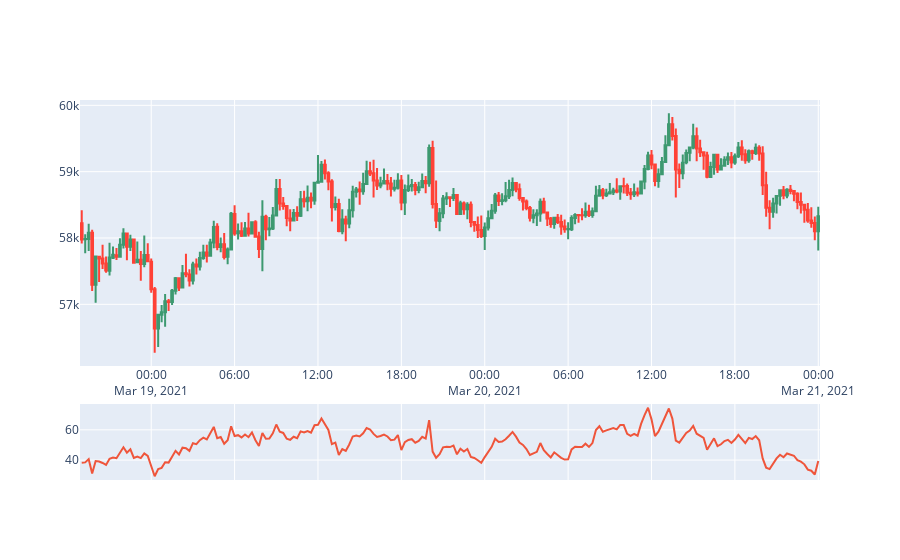

The cell this chart's notebook holds for it:
### Code cell
fig_001 = go.Figure(
    data=[
        go.Candlestick(
            x=t1.index,
            open=t1["Open"],
            high=t1["High"],
            low=t1["Low"],
            close=t1["Close"],
            name="OHLC",
        ),
        go.Scatter(
            x=t1.index, y=t1["RSI"], mode="lines", name="RSI", yaxis="y2"
        ),
        # go.Scatter(
        #     x=t1.index, y=t1["Stoch RSI"], mode="lines", name="RSI", yaxis="y2"
        # ),
    ],
).update_layout(
    yaxis_domain=[0.3, 1],
    yaxis2={"domain": [0, 0.20]},
    xaxis_rangeslider_visible=False,
    showlegend=False,
)
fig_001.show()

### Figure 1 — Plotly figure (JSON) as saved in the notebook; plotly's stock layout.template omitted (floating-point values rounded to 4 significant figures; data arrays with more than 128 entries replaced by an {"elided": "..."} marker saying what was removed)
{"data": [{"close": {"elided": "213 float values"}, "high": {"elided": "213 float values"}, "low": {"elided": "213 float values"}, "name": "OHLC", "open": {"elided": "213 float values"}, "type": "candlestick", "x": {"elided": "213 str values"}}, {"mode": "lines", "name": "RSI", "type": "scatter", "x": {"elided": "213 str values"}, "y": {"elided": "213 float values"}, "yaxis": "y2"}], "layout": {"showlegend": false, "xaxis": {"rangeslider": {"visible": false}}, "yaxis": {"domain": [0.3, 1]}, "yaxis2": {"domain": [0, 0.2]}}}
